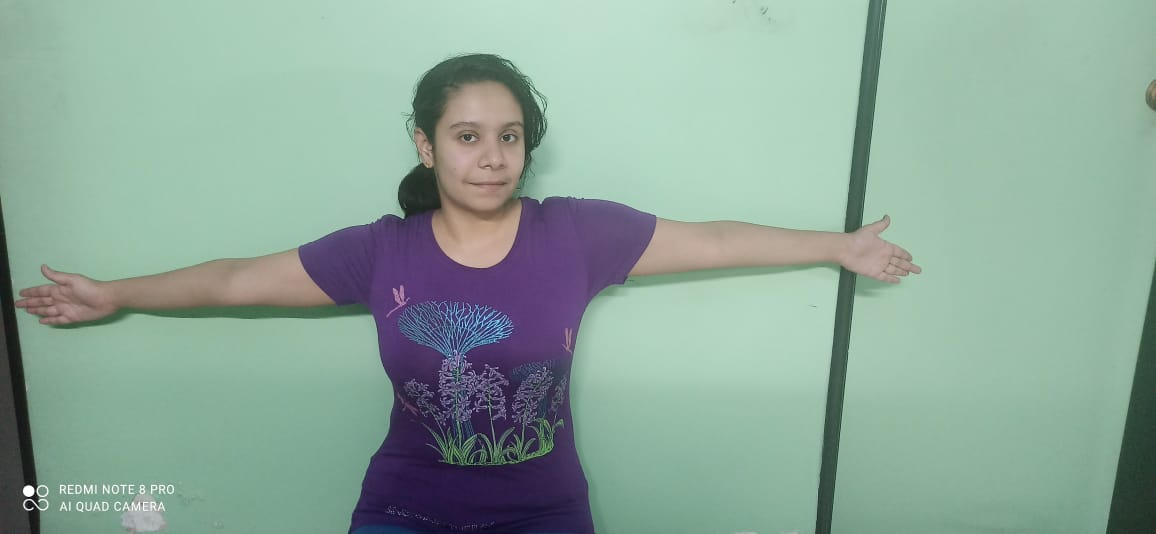
#> input picture Phase2_Body-Measurement/Body-Measurement/Images/riya_arm.jpeg, 1156 x 534 px
$ python -i segment.py   (imports and definitions only)
#> lines starting #> are read from the running program, lines starting #| are printed output that depends on the picture; after the words box and inside, x2 and y2 are one past the last pixel; in counts of white or black regions, pixels touching at a corner belong together
import cv2
import numpy as np
import argparse
import time
import sys
def segment_ycrcb(orig, params, tola, tolb):
    ycrcb_im = cv2.cvtColor(orig, cv2.COLOR_BGR2YCR_CB)
    Cb_key, Cr_key = params
    blue = ycrcb_im[:, :, 2]
    red = ycrcb_im[:, :, 1]

    diffbsq = (blue - Cb_key)**2
    diffrsq = (red - Cr_key)**2
    dist = np.sqrt(diffbsq + diffrsq).astype(np.float32)

    mask = ((dist - tola) / (tolb - tola)).astype(np.float32)
    mask[dist < tola] = 0.0
    mask[dist > tolb] = 1.0
    return mask


def get_region(img):
    r=(80,80,100,100)
    cv2.destroyAllWindows()
    return r


def get_params_ycrcb(img, region):
    ycrcb_img = cv2.cvtColor(img, cv2.COLOR_BGR2YCR_CB).astype(np.float32)
    cv2.destroyAllWindows()
    r = [int(x) for x in region]
    region = ycrcb_img[int(region[1]):int(
        region[1] + region[3]), int(region[0]):int(region[0] + region[2])]
    y_mean, Cr_mean, Cb_mean = np.mean(region, axis=(0, 1))
    y_std, Cr_std, Cb_std = np.std(region, axis=(0, 1))
    return [Cb_mean, Cr_mean]


def get_params_hls(img, region):
    hls_img = cv2.cvtColor(img, cv2.COLOR_BGR2HLS).astype(np.float32)
    r = [int(x) for x in region]
    region = hls_img[int(region[1]):int(region[1] + region[3]),
                     int(region[0]):int(region[0] + region[2])]
    h_mean, l_mean, s_mean = np.mean(region, axis=(0, 1))
    h_std, l_std, s_std = np.std(region, axis=(0, 1))
    return [h_mean, h_std, l_mean, l_std, s_mean, s_std]


def brighten(img, alpha, beta, gamma):
    cor_img = img.astype(np.float32)
    bright_img = alpha * cor_img + beta
    gam_cor = np.power(bright_img / 255, gamma) * 255
    bright_img = gam_cor.clip(0, 255).astype(np.uint8)
    return bright_img


def mod_mask(mask, low, high):
    mask = mask.copy()
    mask[mask > high] = 1.0
    mask[mask < low] = 0.0
    return mask

def get_mask(img,param_ycrcb, tola=16, tolb=50, low_thresh=0.05, high_thresh=0.25, sz=5, space=200,erode_sz=2):
    brimg = img

    if not (sz<=0 or space<=1):
        brimg = cv2.bilateralFilter(brimg, sz, space, space)

    mask = segment_ycrcb(brimg, param_ycrcb, tola, tolb)
    mask = mod_mask(mask, low_thresh, high_thresh)

    if not(erode_sz <= 1):
        kernel = np.ones((erode_sz,erode_sz),np.uint8)
        mask = cv2.erode(mask,kernel,iterations = 1)
    return mask
def get_bgra(img,mask):
    assert (len(mask.shape) == 2)
    assert (len(img.shape) == 3)
    alpha = (mask * 255).astype(np.uint8)
    alpha = np.expand_dims(alpha,-1)
    return np.concatenate((img,alpha),axis=2)
def write_alpha_img(img, mask, path):
    r_channel, g_channel, b_channel = cv2.split(img)
    alpha = (mask * 255).astype(np.uint8)
    img_RGBA = cv2.merge((r_channel, g_channel, b_channel, alpha))
    cv2.imwrite(path, img_RGBA)
    return img_RGBA
def get_key_param(img):
    key_region = get_region(img)
    ycrcb = get_params_ycrcb(img, key_region)
    hls = get_params_hls(img, key_region)
    return (ycrcb, hls)
def segmenter(img):
    print(img.shape)
    key_param = get_key_param(img)
    cv2.namedWindow('controls')
    def nothing(gyxfdd):
        pass

    cv2.createTrackbar('Keying tol low', 'controls', 23 , 100, nothing)
    cv2.createTrackbar('Keying tol high', 'controls', 50, 200, nothing)
    cv2.createTrackbar('Mask low Thresh (x100)', 'controls', 5, 100, nothing)
    cv2.createTrackbar('Mask high Thresh (x100)', 'controls', 25, 100, nothing)
    cv2.createTrackbar('Erode size', 'controls', 3, 10, nothing)
    cv2.createTrackbar('BiLat size', 'controls', 5, 100, nothing)
    cv2.createTrackbar('BiLat space', 'controls', 200, 500, nothing)
    cv2.createTrackbar('Sat mul low', 'controls', 5, 100, nothing)
    cv2.createTrackbar('Sat mul high', 'controls', 7, 100, nothing)
    cv2.createTrackbar('Light mask strength', 'controls', 20, 100, nothing)
    cv2.createTrackbar('Light mask size', 'controls', 3, 20, nothing)
    tola = cv2.getTrackbarPos('Keying tol low', 'controls')
    tolb = cv2.getTrackbarPos('Keying tol high', 'controls')
    low_thresh = cv2.getTrackbarPos('Mask low Thresh (x100)', 'controls')/100
    high_thresh = cv2.getTrackbarPos('Mask high Thresh (x100)', 'controls')/100
    erode_sz = cv2.getTrackbarPos('Erode size', 'controls')
    sz = cv2.getTrackbarPos('BiLat size', 'controls')
    space  = cv2.getTrackbarPos('BiLat space', 'controls')
    sat_mul_lo  = cv2.getTrackbarPos('Sat mul low', 'controls')
    sat_mul_hi  = cv2.getTrackbarPos('Sat mul high', 'controls')
    scale_blur  = cv2.getTrackbarPos('Light mask strength', 'controls')
    blur_size  = cv2.getTrackbarPos('Light mask size', 'controls')

    key_mask = get_mask( img, key_param[0], tola, tolb, low_thresh, high_thresh, sz, space, erode_sz)
    cv2.imwrite('third.jpg',key_mask*255)
    return key_mask*255

# [2 lines not run here, left out]

>>> import cv2
>>> picture = cv2.imread('../Images/riya_arm.jpeg')
#> picture is the input picture: shape (534, 1156, 3); mean B, G, R 154, 166.3, 140.9
>>> result = segmenter(picture)
#| (534, 1156, 3)
#> in get_key_param, `key_region = get_region(img)`: key_region = (80, 80, 100, 100)
#> in get_params_ycrcb, `ycrcb_img = cv2.cvtColor(img, cv2.COLOR_BGR2YCR_CB).astype(np.float32)`:
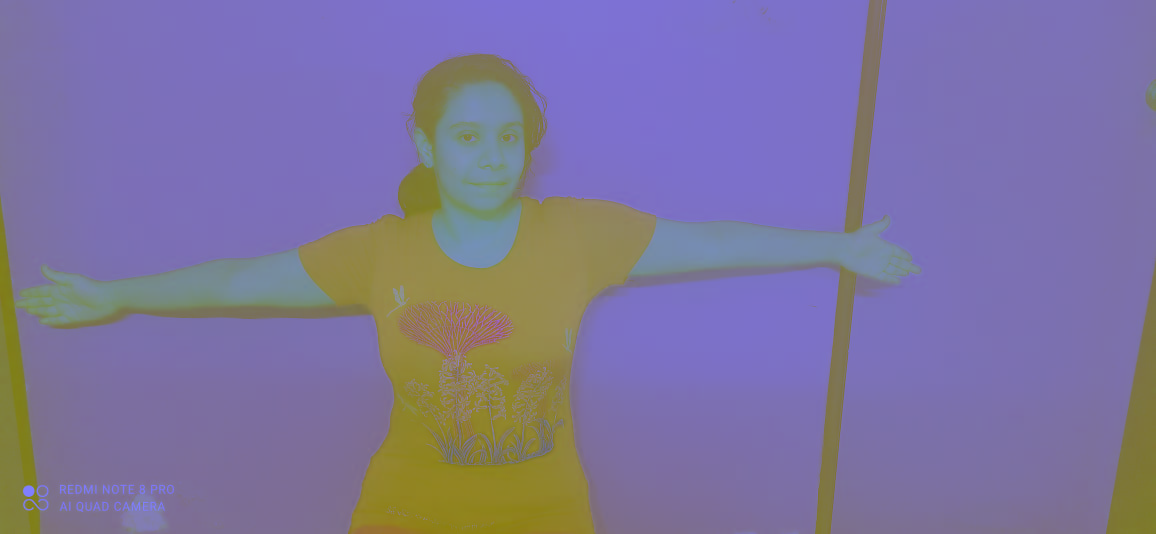
#> ycrcb_img: shape (534, 1156, 3) float32; mean B, G, R 157.2, 116.4, 126.5
#> in get_params_ycrcb, `r = [int(x) for x in region]`: r = [80, 80, 100, 100]
#> in get_params_ycrcb, `region = ycrcb_img[int(region[1]):int( region[1] + region[3]), int(reg..`:
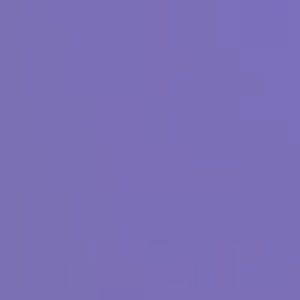
#> region: shape (100, 100, 3) float32 (shown 3 times larger); mean B, G, R 183.3, 111.3, 123.5
#> in get_params_ycrcb, `y_mean, Cr_mean, Cb_mean = np.mean(region, axis=(0, 1))`: y_mean = 183.3; Cr_mean = 111.3; Cb_mean = 123.5
#> in get_params_ycrcb, `y_std, Cr_std, Cb_std = np.std(region, axis=(0, 1))`: y_std = 2.39; Cr_std = 0.528; Cb_std = 0.522
#> in get_key_param, `ycrcb = get_params_ycrcb(img, key_region)`: ycrcb = [123.5, 111.3]
#> in get_params_hls, `hls_img = cv2.cvtColor(img, cv2.COLOR_BGR2HLS).astype(np.float32)`:
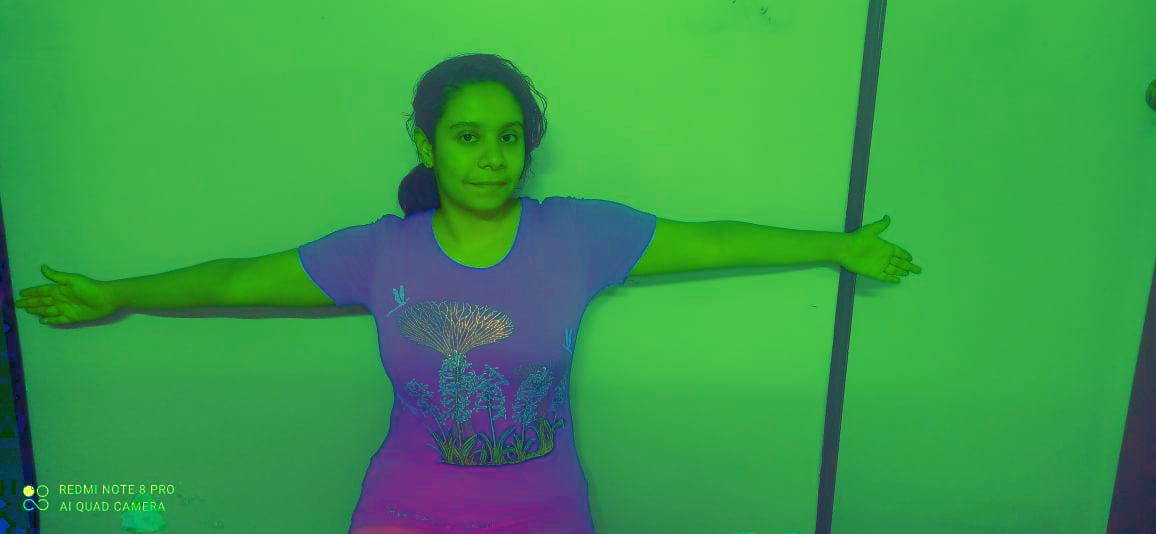
#> hls_img: shape (534, 1156, 3) float32; mean B, G, R 75.3, 154.9, 57.6
#> in get_params_hls, `r = [int(x) for x in region]`: r = [80, 80, 100, 100]
#> in get_params_hls, `region = hls_img[int(region[1]):int(region[1] + region[3]), int(region..`:
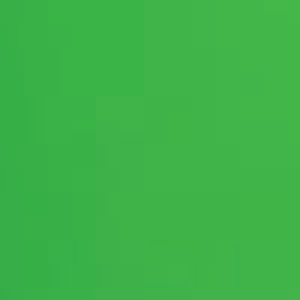
#> region: shape (100, 100, 3) float32 (shown 3 times larger); mean B, G, R 72.2, 178.6, 61.6
#> in get_params_hls, `h_mean, l_mean, s_mean = np.mean(region, axis=(0, 1))`: h_mean = 72.17; l_mean = 178.6; s_mean = 61.59
#> in get_params_hls, `h_std, l_std, s_std = np.std(region, axis=(0, 1))`: h_std = 0.97; l_std = 2.06; s_std = 3.84
#> in get_key_param, `hls = get_params_hls(img, key_region)`: hls = [72.17, 0.97, 178.6, 2.06, 61.59, 3.84]
#> in segmenter, `key_param = get_key_param(img)`: key_param = ([123.5, 111.3], [72.17, 0.97, 178.6, 2.06, 61.59, 3.84])
#> in segment_ycrcb, `ycrcb_im = cv2.cvtColor(orig, cv2.COLOR_BGR2YCR_CB)`: ycrcb_im: shape (534, 1156, 3); mean of channels 0, 1, 2 157.3, 116.3, 126.1
#> in segment_ycrcb, `Cb_key, Cr_key = params`: Cb_key = 123.5; Cr_key = 111.3
#> in segment_ycrcb, `red = ycrcb_im[:, :, 1]`:
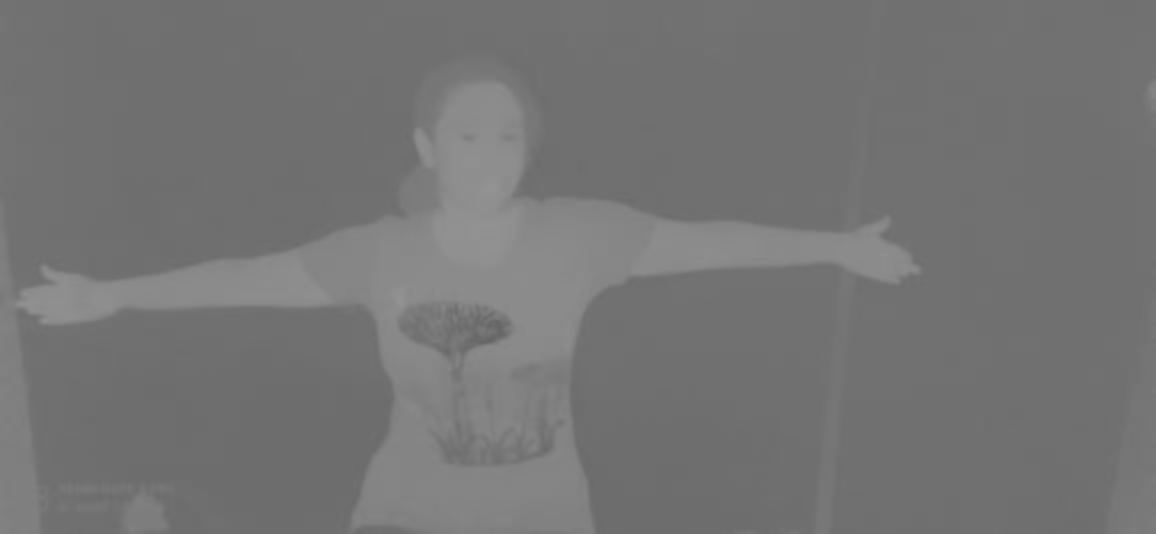
#> red: shape (534, 1156); min 100, max 148, mean 116.3
#> in mod_mask, `mask[mask > high] = 1.0`:
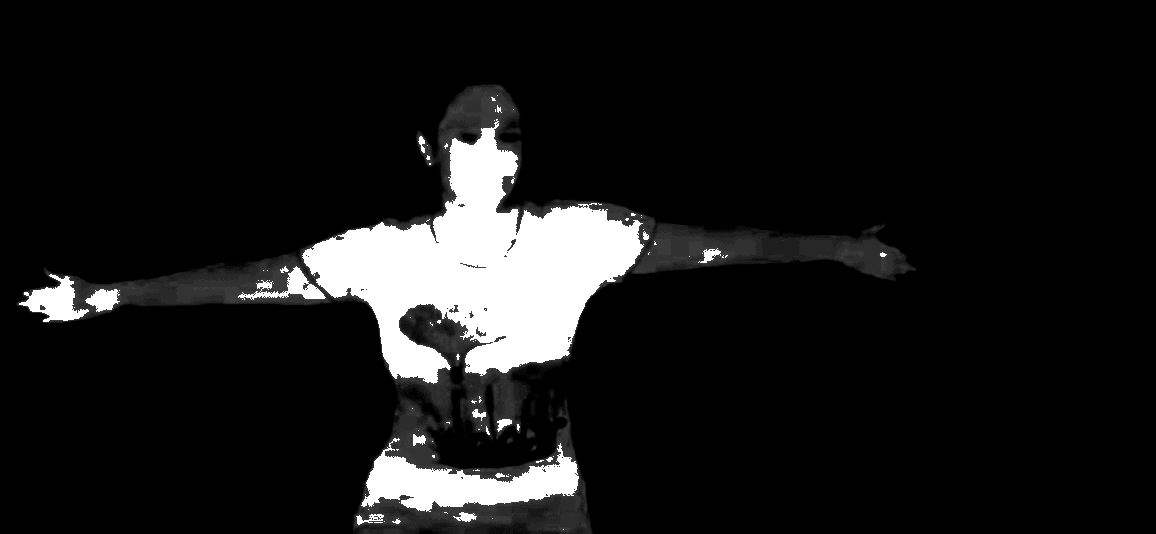
#> mask: shape (534, 1156) float32; min 0, max 1, mean 0.0949
#> in mod_mask, `mask[mask < low] = 0.0`: mask: shape (534, 1156) float32; 0.66% of pixels changed, all inside (x1, y1, x2, y2) = (16, 84, 917, 534)
#> in get_mask, `mask = cv2.erode(mask,kernel,iterations = 1)`:
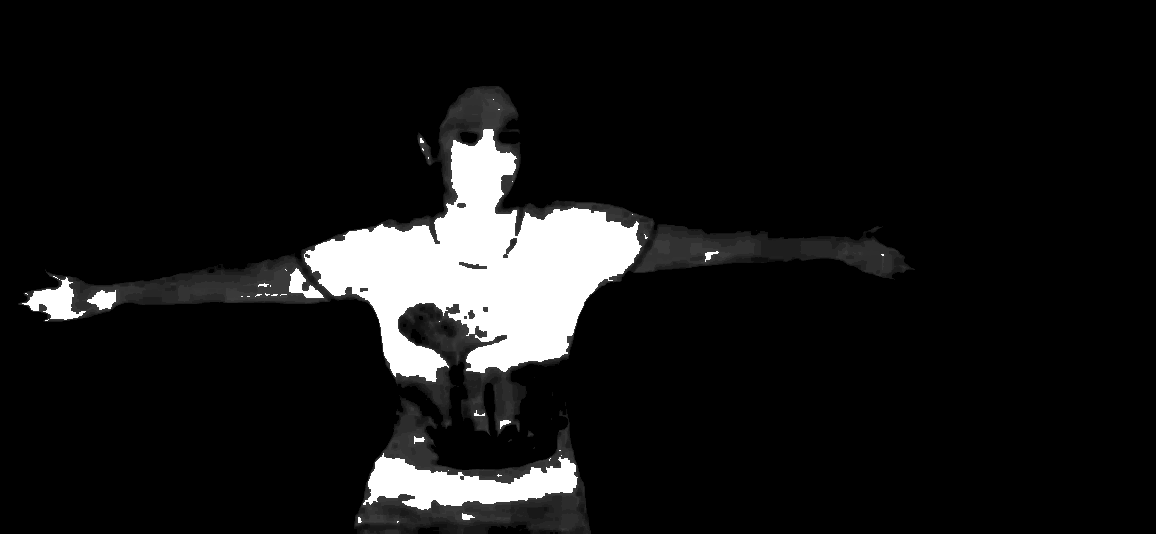
#> mask: shape (534, 1156) float32; min 0, max 1, mean 0.0856

$ run again, on Phase2_Body-Measurement/Body-Measurement/Images/riya_side.jpeg
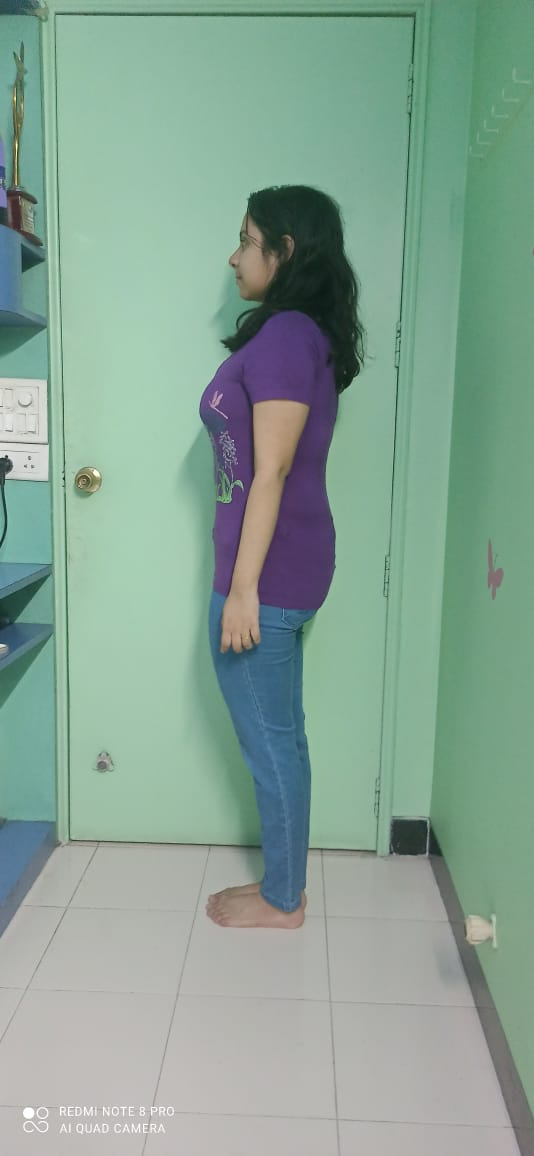
#> input picture Phase2_Body-Measurement/Body-Measurement/Images/riya_side.jpeg, 534 x 1156 px
#> picture is the input picture: shape (1156, 534, 3); mean B, G, R 148.2, 162.7, 135.7
#| (1156, 534, 3)
#> key_region = (80, 80, 100, 100)
#> in get_params_ycrcb, `r = [int(x) for x in region]`: r = [80, 80, 100, 100]
#> y_mean = 178.4; Cr_mean = 109.5; Cb_mean = 123.5
#> y_std = 2.32; Cr_std = 0.511; Cb_std = 0.541
#> ycrcb = [123.5, 109.5]
#> in get_params_hls, `hls_img = cv2.cvtColor(img, cv2.COLOR_BGR2HLS).astype(np.float32)`:
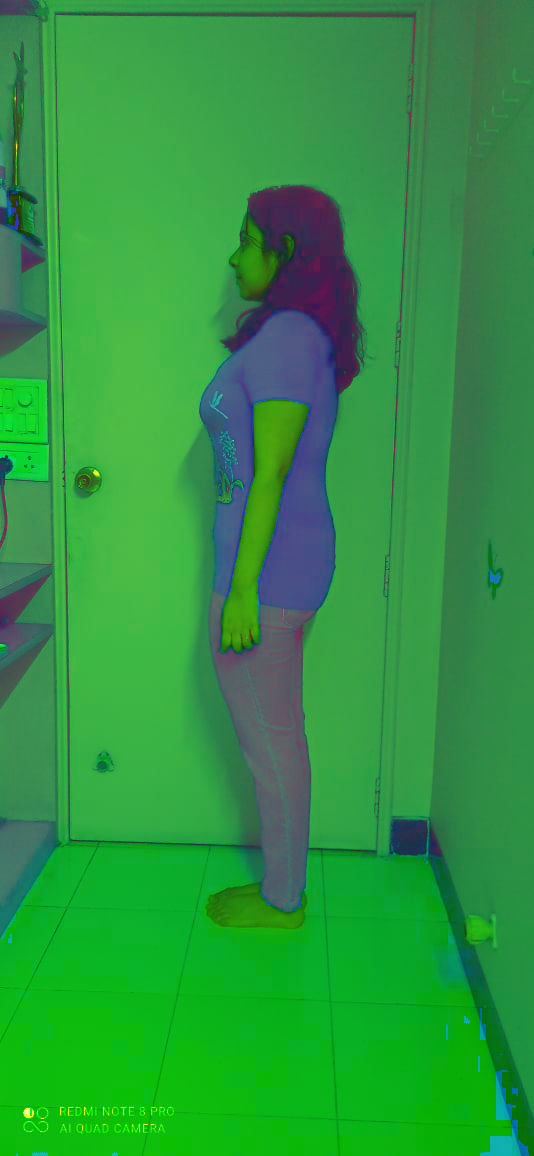
#> hls_img: shape (1156, 534, 3) float32; mean B, G, R 64.3, 149.7, 46
#> in get_params_hls, `r = [int(x) for x in region]`: r = [80, 80, 100, 100]
#> h_mean = 73.26; l_mean = 172.9; s_mean = 63.61
#> h_std = 0.919; l_std = 2.65; s_std = 1.75
#> hls = [73.26, 0.919, 172.9, 2.65, 63.61, 1.75]
#> key_param = ([123.5, 109.5], [73.26, 0.919, 172.9, 2.65, 63.61, 1.75])
#> ycrcb_im: shape (1156, 534, 3); mean of channels 0, 1, 2 153, 115.7, 125.4
#> Cb_key = 123.5; Cr_key = 109.5
#> in segmenter, `cv2.imwrite('third.jpg',key_mask*255)`:
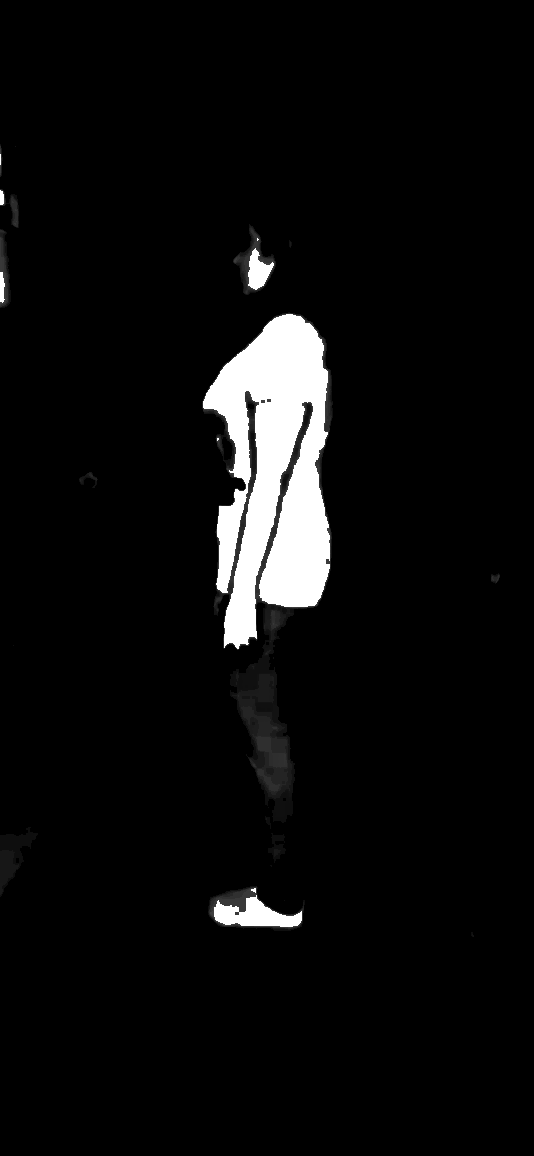
#> saved as third.jpg: shape (1156, 534); min 0, max 255, mean 12.6
